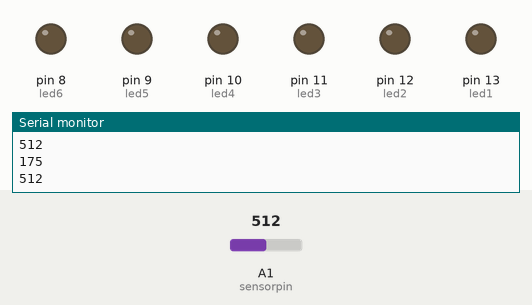
This sketch was run on a simulated Arduino Uno, built with avr-gcc and run on an emulated ATmega328P. Parts: output pins drawn as LEDs (lit = HIGH), the last lines printed to the serial monitor. Inputs (shaded band) come from the test bench; at power-on: A1 (sensorpin) = 512.

Above: at 1.2 s.
1.3 s: A1 (sensorpin) set to 843
2.8 s: A1 (sensorpin) set to 857
At 3.7 s:
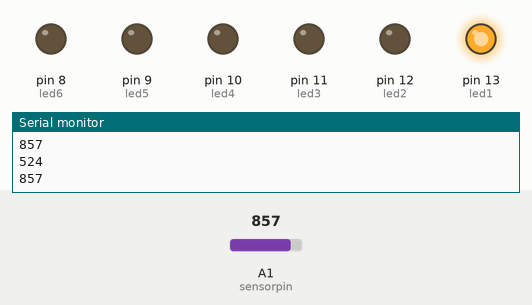
4.3 s: A1 (sensorpin) set to 890
At 5.2 s:
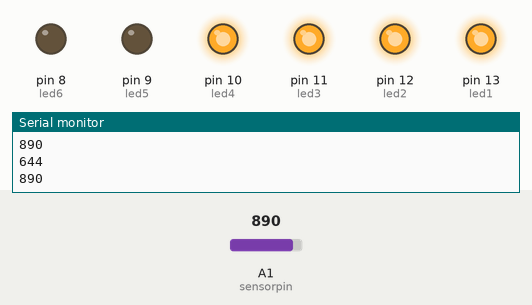
6.2 s: A1 (sensorpin) set to 880
At 7.3 s:
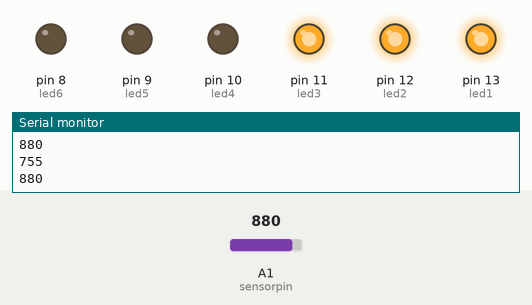
8.0 s: A1 (sensorpin) set to 900
At 8.8 s:
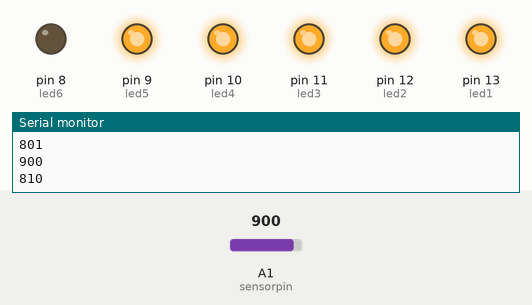
9.8 s: A1 (sensorpin) set to 860
At 9.97 s:
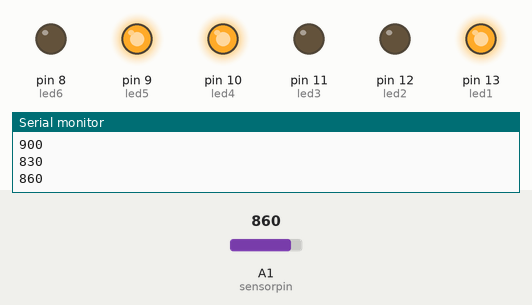
Timing chart, 0 to 12.5 s (numbered marks = the images above; inputs shaded):
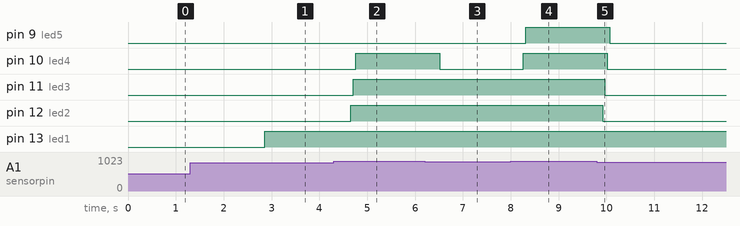

The sketch:

Flexwithsmoother3.ino
```cpp
int sensorpin = A1;  // sensor pin
int sensor;             // sensor readings
int smoothedValue = 0;
float smoothingFactor = 0.9; // change this value 0.0 to 1.0 for more or less smoothing

int led1 = 13;  // green led
int led2 = 12;  // green led
int led3 = 11;  // yellow led
int led4 = 10;  // yellow led
int led5 = 9;   // red led
int led6 = 8;   // red led

void setup()
{
  pinMode(led1, OUTPUT);
  pinMode(led2, OUTPUT);
  pinMode(led3, OUTPUT);  // all led's set to output
  pinMode(led4, OUTPUT);
  pinMode(led5, OUTPUT);
  pinMode(led6, OUTPUT);

  Serial.begin(9600);  // starts serial communication
}

void loop()
{
  sensor = analogRead(sensorpin); // reads sensor value
  smoothedValue = (smoothingFactor * smoothedValue) + ((1 - smoothingFactor) * sensor); // This stops the values jumping around in the serial monitor making them easier to read and use

  Serial.println(smoothedValue); // print smoothed sensor value
  delay(50); // delay the monitor receiving data too fast making it hard to read (100ms was too slow)

  sensor = analogRead(sensorpin);
  Serial.println(sensor);  // reads pin with sensor then prints the output value

  if (sensor > 900)  // All leds on
  {
    digitalWrite(led1, HIGH);
    delay(50);
    digitalWrite(led2, HIGH);
    delay(50);
    digitalWrite(led3, HIGH);
    delay(50);
    digitalWrite(led4, HIGH);
    delay(50);
    digitalWrite(led5, HIGH);
    delay(50);
    digitalWrite(led6, HIGH);
    delay(50);
  }
  else if (sensor > 890)  // led 6 off
  {
    digitalWrite(led1, HIGH);
    delay(50);
    digitalWrite(led2, HIGH);
    delay(50);
    digitalWrite(led3, HIGH);
    delay(50);
    digitalWrite(led4, HIGH);
    delay(50);
    digitalWrite(led5, HIGH);
    delay(50);
    digitalWrite(led6, LOW);
    delay(50);
  }
  else if (sensor > 880)  // led 6 and 5 off
  {
    digitalWrite(led1, HIGH);
    delay(50);
    digitalWrite(led2, HIGH);
    delay(50);
    digitalWrite(led3, HIGH);
    delay(50);
    digitalWrite(led4, HIGH);
    delay(50);
    digitalWrite(led5, LOW);
    delay(50);
    digitalWrite(led6, LOW);
    delay(50);
  }
  else if (sensor > 870)  // led 6,5 and 4 off
  {
    digitalWrite(led1, HIGH);
    delay(50);
    digitalWrite(led2, HIGH);
    delay(50);
    digitalWrite(led3, HIGH);
    delay(50);
    digitalWrite(led4, LOW);
    delay(50);
    digitalWrite(led5, LOW);
    delay(50);
    digitalWrite(led6, LOW);
    delay(50);
  }
  else if (sensor > 860)  // led 6,5,4 and 3 off
  {
    digitalWrite(led1, HIGH);
    delay(50);
    digitalWrite(led2, HIGH);
    delay(50);
    digitalWrite(led3, LOW);
    delay(50);
    digitalWrite(led4, LOW);
    delay(50);
    digitalWrite(led5, LOW);
    delay(50);
    digitalWrite(led6, LOW);
    delay(50);
  }
  else if (sensor > 850)  // led 6,5,4,3 and 2 off
  {
    digitalWrite(led1, HIGH);
    delay(50);
    digitalWrite(led2, LOW);
    delay(50);
    digitalWrite(led3, LOW);
    delay(50);
    digitalWrite(led4, LOW);
    delay(50);
    digitalWrite(led5, LOW);
    delay(50);
    digitalWrite(led6, LOW);
    delay(50);
  }
  else   // all led's off
  {
    digitalWrite(led1, LOW);
    delay(50);
    digitalWrite(led2, LOW);
    delay(50);
    digitalWrite(led3, LOW);
    delay(50);
    digitalWrite(led4, LOW);
    delay(50);
    digitalWrite(led5, LOW);
    delay(50);
    digitalWrite(led6, LOW);
    delay(50);
  }
}
```

Measured:
- the behaviour switches between 850 and 851 on A1 (sensorpin) (found by bisection; images 0 and 1)
- the behaviour switches between 881 and 880 on A1 (sensorpin) (found by bisection; images 2 and 3)
- after the input at 2.8 s, pin 13 (led1): LOW → HIGH after 0.06 s
- after the input at 4.3 s, pin 10 (led4): LOW → HIGH after 0.46 s; pin 11 (led3): LOW → HIGH after 0.41 s; pin 12 (led2): LOW → HIGH after 0.36 s
- after the input at 6.2 s, pin 10 (led4): HIGH → LOW after 0.31 s
- after the input at 8.0 s, pin 9 (led5): LOW → HIGH after 0.32 s; pin 10 (led4): LOW → HIGH after 0.27 s
- after the input at 9.8 s, pin 9 (led5): HIGH → LOW after 0.27 s; pin 10 (led4): HIGH → LOW after 0.22 s; pin 11 (led3): HIGH → LOW after 0.17 s; pin 12 (led2): HIGH → LOW after 0.12 s
